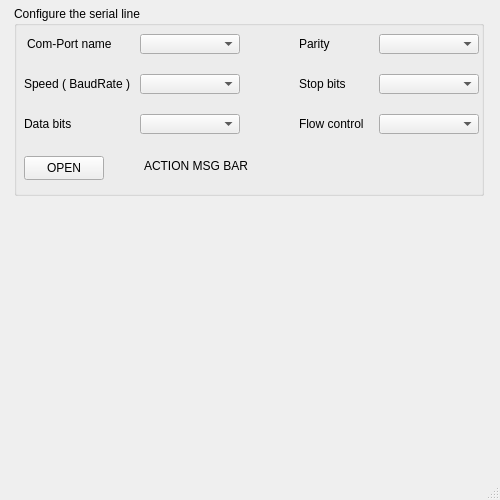
<?xml version="1.0" encoding="UTF-8"?>
<ui version="4.0">
 <class>MainWindow</class>
 <widget class="QMainWindow" name="MainWindow">
  <property name="geometry">
   <rect>
    <x>0</x>
    <y>0</y>
    <width>500</width>
    <height>500</height>
   </rect>
  </property>
  <property name="windowTitle">
   <string>MainWindow</string>
  </property>
  <widget class="QWidget" name="centralwidget">
   <widget class="QGroupBox" name="groupBox_configSerial">
    <property name="geometry">
     <rect>
      <x>14</x>
      <y>6</y>
      <width>470</width>
      <height>190</height>
     </rect>
    </property>
    <property name="title">
     <string>Configure the serial line</string>
    </property>
    <widget class="QLabel" name="label_speed">
     <property name="geometry">
      <rect>
       <x>10</x>
       <y>70</y>
       <width>110</width>
       <height>16</height>
      </rect>
     </property>
     <property name="text">
      <string>Speed ( BaudRate )</string>
     </property>
    </widget>
    <widget class="QLabel" name="label_dataBits">
     <property name="geometry">
      <rect>
       <x>10</x>
       <y>110</y>
       <width>110</width>
       <height>16</height>
      </rect>
     </property>
     <property name="text">
      <string>Data bits</string>
     </property>
    </widget>
    <widget class="QLabel" name="label_stopBits">
     <property name="geometry">
      <rect>
       <x>285</x>
       <y>70</y>
       <width>70</width>
       <height>16</height>
      </rect>
     </property>
     <property name="text">
      <string>Stop bits</string>
     </property>
    </widget>
    <widget class="QLabel" name="label_parity">
     <property name="geometry">
      <rect>
       <x>285</x>
       <y>30</y>
       <width>70</width>
       <height>16</height>
      </rect>
     </property>
     <property name="text">
      <string>Parity</string>
     </property>
    </widget>
    <widget class="QLabel" name="label_flowControl">
     <property name="geometry">
      <rect>
       <x>285</x>
       <y>110</y>
       <width>70</width>
       <height>16</height>
      </rect>
     </property>
     <property name="text">
      <string>Flow control</string>
     </property>
    </widget>
    <widget class="QComboBox" name="comboBox_speed">
     <property name="geometry">
      <rect>
       <x>126</x>
       <y>68</y>
       <width>100</width>
       <height>20</height>
      </rect>
     </property>
    </widget>
    <widget class="QComboBox" name="comboBox_dataBits">
     <property name="geometry">
      <rect>
       <x>126</x>
       <y>108</y>
       <width>100</width>
       <height>20</height>
      </rect>
     </property>
    </widget>
    <widget class="QComboBox" name="comboBox_parity">
     <property name="geometry">
      <rect>
       <x>365</x>
       <y>28</y>
       <width>100</width>
       <height>20</height>
      </rect>
     </property>
    </widget>
    <widget class="QComboBox" name="comboBox_stopBits">
     <property name="geometry">
      <rect>
       <x>365</x>
       <y>68</y>
       <width>100</width>
       <height>20</height>
      </rect>
     </property>
    </widget>
    <widget class="QComboBox" name="comboBox_flowControl">
     <property name="geometry">
      <rect>
       <x>365</x>
       <y>108</y>
       <width>100</width>
       <height>20</height>
      </rect>
     </property>
    </widget>
    <widget class="QComboBox" name="comboBox_comPort">
     <property name="geometry">
      <rect>
       <x>126</x>
       <y>28</y>
       <width>100</width>
       <height>20</height>
      </rect>
     </property>
    </widget>
    <widget class="QLabel" name="label_comPort">
     <property name="geometry">
      <rect>
       <x>13</x>
       <y>30</y>
       <width>100</width>
       <height>16</height>
      </rect>
     </property>
     <property name="text">
      <string>Com-Port name</string>
     </property>
    </widget>
    <widget class="QPushButton" name="pushButton">
     <property name="geometry">
      <rect>
       <x>10</x>
       <y>150</y>
       <width>80</width>
       <height>24</height>
      </rect>
     </property>
     <property name="text">
      <string>OPEN</string>
     </property>
    </widget>
    <widget class="QLabel" name="label_actionMsg">
     <property name="geometry">
      <rect>
       <x>130</x>
       <y>150</y>
       <width>331</width>
       <height>20</height>
      </rect>
     </property>
     <property name="text">
      <string>ACTION MSG BAR</string>
     </property>
    </widget>
   </widget>
  </widget>
  <widget class="QMenuBar" name="menubar">
   <property name="geometry">
    <rect>
     <x>0</x>
     <y>0</y>
     <width>500</width>
     <height>21</height>
    </rect>
   </property>
  </widget>
  <widget class="QStatusBar" name="statusbar"/>
 </widget>
 <resources/>
 <connections/>
</ui>
